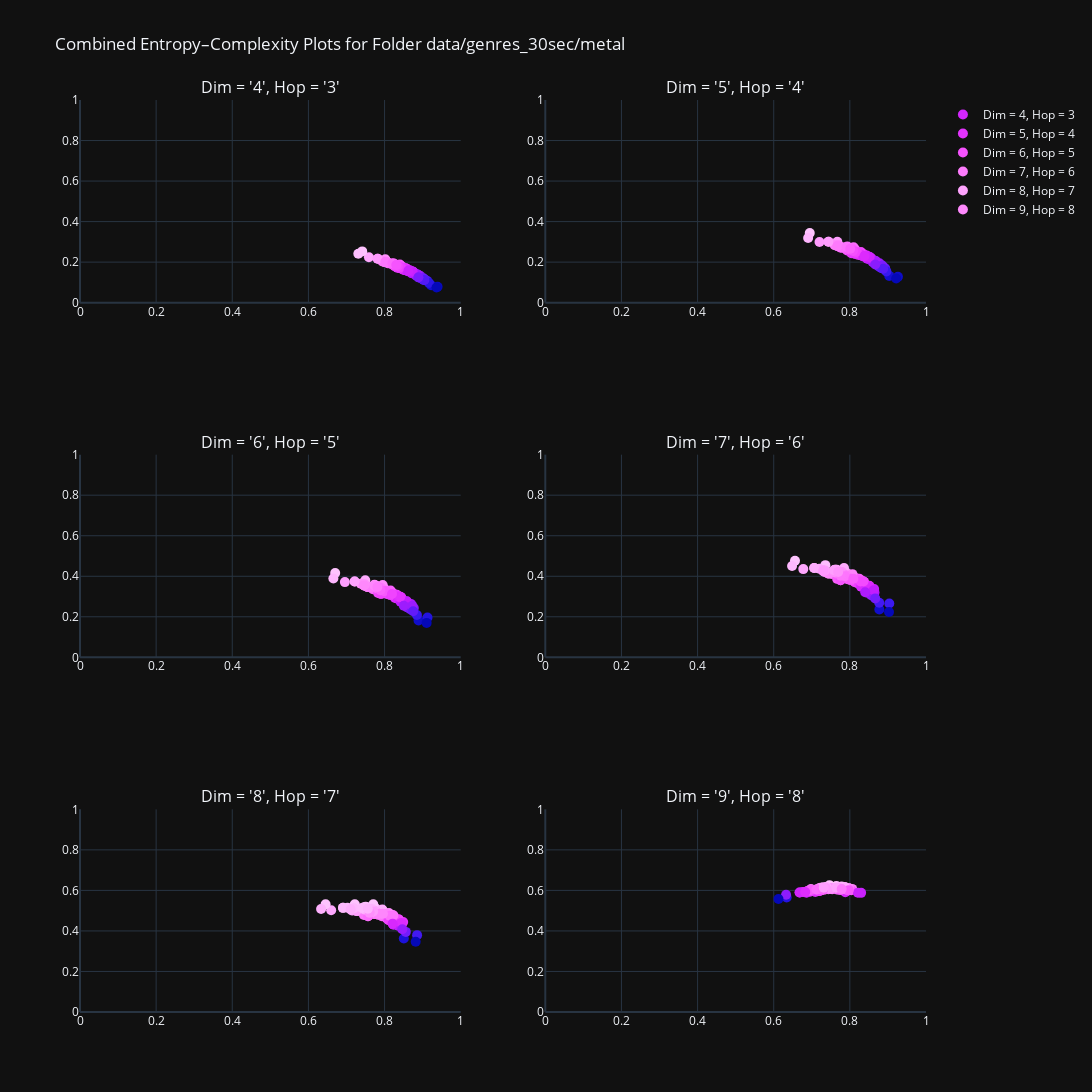

Notebook cell for this chart:
### Markdown cell above
Metal

### Code cell
folder_path = "data/genres_30sec/metal"
start = 4
end = 10
grid = 2
folder = "plots"
plot_graph(folder_path, start, end, grid, folder)
